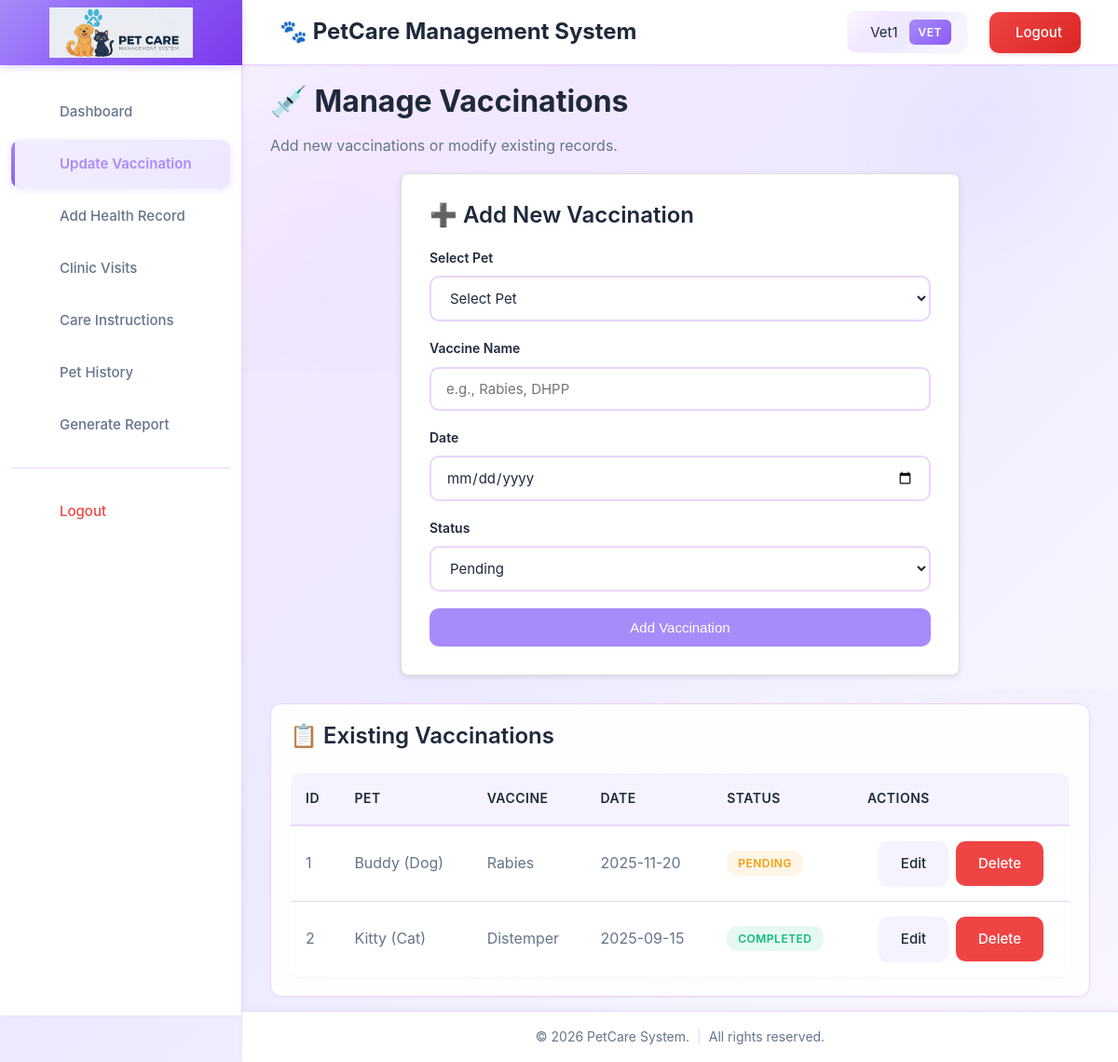
The page /veterinarian/update_vaccination.php (signed in) on the database its author committed.
### tables this page shows
CREATE TABLE IF NOT EXISTS vaccinations (
  id INT AUTO_INCREMENT PRIMARY KEY,
  pet_id INT NOT NULL,
  vaccine_name VARCHAR(100) NOT NULL,
  date DATE NOT NULL,
  status ENUM('Pending','Completed') DEFAULT 'Pending',
  notes TEXT,
  created_at TIMESTAMP DEFAULT CURRENT_TIMESTAMP,
  updated_at TIMESTAMP DEFAULT CURRENT_TIMESTAMP ON UPDATE CURRENT_TIMESTAMP,
  FOREIGN KEY (pet_id) REFERENCES pets(id) ON DELETE CASCADE
);

CREATE TABLE IF NOT EXISTS pets (
  id INT AUTO_INCREMENT PRIMARY KEY,
  owner_id INT NOT NULL,
  name VARCHAR(100) NOT NULL,
  species VARCHAR(50) NOT NULL,
  breed VARCHAR(50),
  dob DATE,
  created_at TIMESTAMP DEFAULT CURRENT_TIMESTAMP,
  updated_at TIMESTAMP DEFAULT CURRENT_TIMESTAMP ON UPDATE CURRENT_TIMESTAMP,
  FOREIGN KEY (owner_id) REFERENCES users(id) ON DELETE CASCADE
);

### veterinarian/update_vaccination.php (the view, shortened to what this page needs)
<?php
include('../config/db.php');
$vaccination_id = $_GET['id'] ?? '';
$all_vaccinations_query = mysqli_query($conn,
    "SELECT v.*, p.name AS pet_name, p.species
     FROM vaccinations v
     JOIN pets p ON v.pet_id = p.id
     ORDER BY v.date DESC, v.id DESC"
);
?>
<!DOCTYPE html>
<html lang="en">
<head>
    <?php include('../includes/head.php'); ?>
</head>
<body>
<?php include('../includes/header.php'); ?>
<?php include('../includes/sidebar.php'); ?>
<div class="main-content">
    <h1 style="font-size: 2rem; font-weight:700; color:#1e293b;">💉 Manage Vaccinations</h1>
    <p style="color:#64748b;">Add new vaccinations or modify existing records.</p>
    <?php if (empty($vaccination_id)): ?>
        <div class="form-container" style="margin-bottom: 30px;">
            <h2 style="margin-bottom: 20px; color: #1e293b; font-size: 1.5rem;">➕ Add New Vaccination</h2>
            <form method="POST" action="save_vaccination.php">
                <div class="form-group">
                    <label for="pet_id">Select Pet</label>
                    <select id="pet_id" name="pet_id" required>
                        <option value="">Select Pet</option>
                    </select>
                </div>
                <div class="form-group">
                    <label for="vaccine_name">Vaccine Name</label>
                    <input type="text" id="vaccine_name" name="vaccine_name" placeholder="e.g., Rabies, DHPP" required>
                </div>
                <div class="form-group">
                    <label for="date">Date</label>
                    <input type="date" id="date" name="date" required>
                </div>
                <div class="form-group">
                    <label for="status">Status</label>
                    <select id="status" name="status" required>
                        <option value="Pending">Pending</option>
                    </select>
                </div>
                <button type="submit" class="btn btn-primary" style="width:100%;">Add Vaccination</button>
            </form>
        </div>
        <div class="card">
            <h2 style="margin-bottom: 20px; color: #1e293b; font-size: 1.5rem;">📋 Existing Vaccinations</h2>
            <table>
                <thead>
                    <tr>
                        <th>ID</th>
                        <th>Pet</th>
                        <th>Vaccine</th>
                        <th>Date</th>
                        <th>Status</th>
                        <th>Actions</th>
                    </tr>
                </thead>
                <tbody>
                    <?php if (mysqli_num_rows($all_vaccinations_query) > 0): ?>
                        <?php while($row = mysqli_fetch_assoc($all_vaccinations_query)): ?>
                        <tr>
                            <td><?= $row['id'] ?></td>
                            <td><?= htmlspecialchars($row['pet_name']) ?> (<?= htmlspecialchars($row['species']) ?>)</td>
                            <td><?= htmlspecialchars($row['vaccine_name']) ?></td>
                            <td><?= htmlspecialchars($row['date']) ?></td>
                            <td>
                                <span class="badge <?= $row['status'] == 'Completed' ? 'badge-success' : 'badge-warning' ?>">
                                    <?= htmlspecialchars($row['status']) ?>
                                </span>
                            </td>
                            <td class="actions" style="display: flex; gap: 8px; justify-content: center;">
                                <a href="update_vaccination.php?id=<?= $row['id'] ?>" class="btn btn-secondary">Edit</a>
                                <a href="delete_vaccination.php?id=<?= $row['id'] ?>" class="btn btn-danger" onclick="return confirm('Are you sure you want to delete this vaccination?');">Delete</a>
                            </td>
                        </tr>
                        <?php endwhile; ?>
                    <?php endif; ?>
                </tbody>
            </table>
        </div>
    <?php endif; ?>
</div>
<?php include('../includes/footer.php'); ?>
</body>
</html>

### veterinarian/update_vaccination.php (style rules this page uses)
.form-container { background: #fff; padding: 30px; border-radius: 8px; box-shadow: 0 2px 6px rgba(0,0,0,0.1); max-width: 600px; margin: 0 auto; border: 1px solid #ddd; }
.form-group { margin-bottom: 18px; }
label { font-weight: 600; }
.actions { display: flex; gap: 8px; justify-content: center; }

### rows shown on the page
vaccinations: id "1", pet.name "Buddy", pet.species "Dog", vaccine_name "Rabies", date "2025-11-20", status "PENDING"
vaccinations: id "2", pet.name "Kitty", pet.species "Cat", vaccine_name "Distemper", date "2025-09-15", status "COMPLETED"

### other values the page prints
$app_name "PetCare Management System"
$user_name "Vet1"
$user_role "VET"
